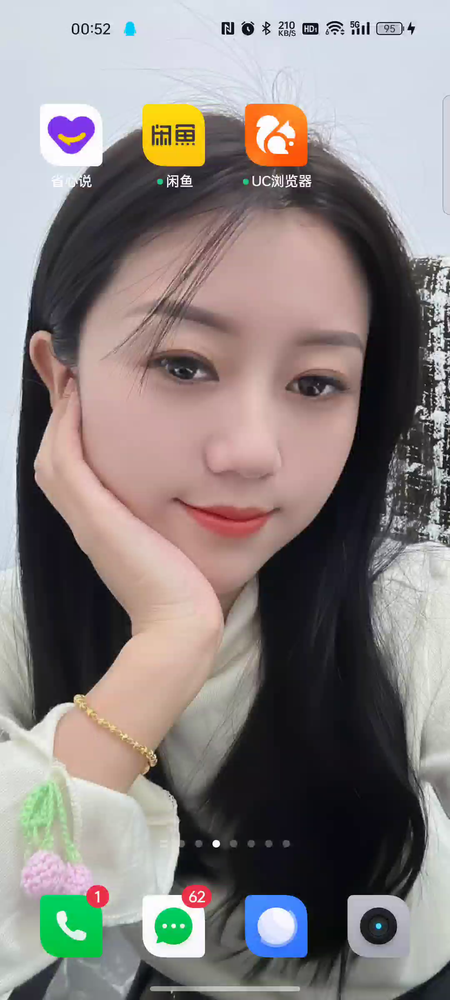
#> input picture 素女篇-准备期素材包/真机录屏-2026-08-22/帧分析/f_000.png, 450 x 1000 px, shrunk from 1080 x 2400 before the run; its folder holds only this picture in this run
$ python analyze.py
#> lines starting #> are read from the running program, lines starting #| are printed output that depends on the picture; after the words box and inside, x2 and y2 are one past the last pixel; in counts of white or black regions, pixels touching at a corner belong together
from PIL import Image
import glob

frames = sorted(glob.glob('/media/pc/机械/nong/制造新星 Game Jam 第3期/素女篇-准备期素材包/真机录屏-2026-08-22/帧分析/f_*.png'))
print('frames:', len(frames))
W,H = Image.open(frames[0]).size
#> W = 450; H = 1000
print('size:', W, 'x', H, '  punch-zone(x<60,y<43)@432尺度')
#| size: 450 x 1000   punch-zone(x<60,y<43)@432尺度
punch = (0,0,60,43)
print(f"{'t(s)':>5} {'mean':>5} {'cdark%':>6} {'panelBB':>16} {'punchDark':>9} {'BLmean':>6} {'BRmean':>6} {'botRow':>6}")
for fp in frames:
    t = int(fp.split('_')[-1].split('.')[0])*2
    im = Image.open(fp).convert('L')
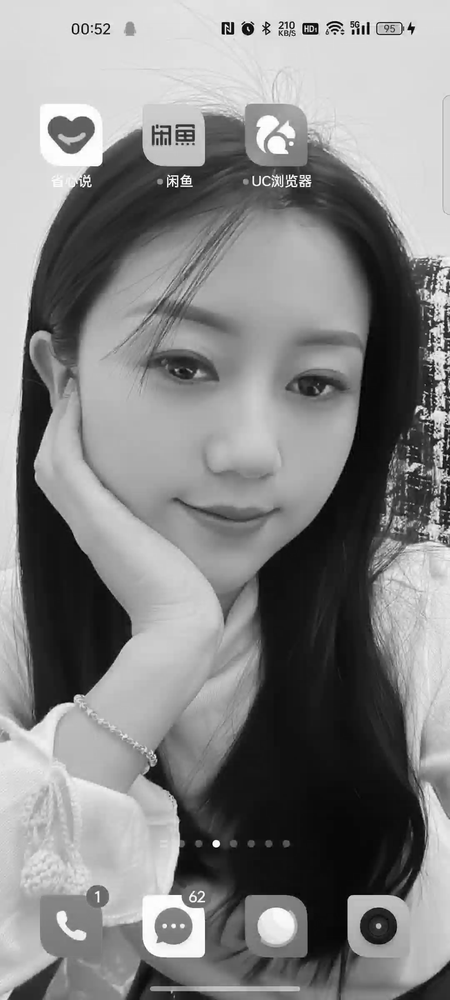
#> im: PIL image 450x1000 L; min 0, max 255, mean 132.8
    w,h = im.size
#> w = 450; h = 1000
    dark = im.point(lambda p: 255 if p<70 else 0)
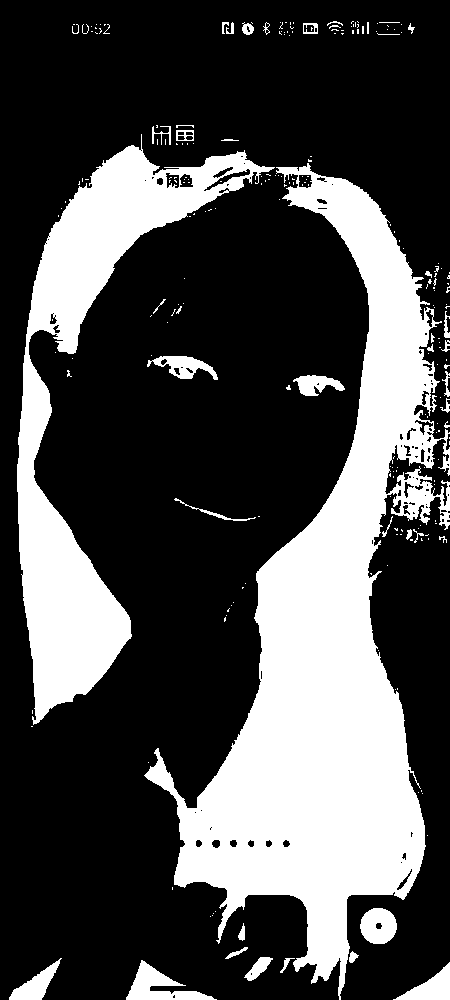
#> dark: PIL image 450x1000 L; 29.3% white; 237 white regions (192 under 20 px), largest, box (x1, y1, x2, y2) and area: (144, 163, 450, 1000) 87884, (17, 134, 275, 725) 35496, (126, 960, 217, 1000) 1460
    cw0,cw1,ch0,ch1 = int(w*0.2), int(w*0.8), int(h*0.25), int(h*0.7)
#> cw0 = 90; cw1 = 360; ch0 = 250; ch1 = 700
    c = dark.crop((cw0,ch0,cw1,ch1))
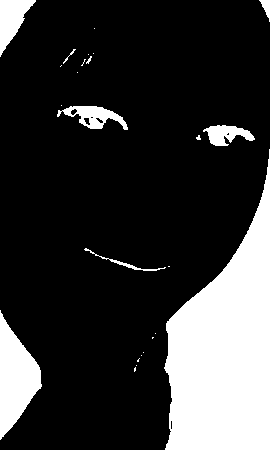
#> c: PIL image 270x450 L; 20.4% white; 25 white regions (16 under 20 px), largest, box (x1, y1, x2, y2) and area: (164, 149, 270, 450) 18917, (0, 310, 42, 440) 3031, (0, 0, 36, 57) 1034
    cd = sum(c.histogram()[128:])
#> cd = 24804
    cratio = cd/(c.size[0]*c.size[1])
#> cratio = 0.204
    bb = dark.getbbox()
#> bb = (9, 21, 450, 1000)
    pd = sum(dark.crop(punch).histogram()[128:])
#> pd = 0
    bl = sum(im.crop((0,int(h*0.82),int(w*0.34),h)).histogram()[0:128])/(int(w*0.34)*(h-int(h*0.82)))
#> bl = 0.208
    br = sum(im.crop((int(w*0.66),int(h*0.82),w,h)).histogram()[0:128])/( (w-int(w*0.66))*(h-int(h*0.82)))
#> br = 0.659
    bot = im.crop((int(w*0.25),h-14,int(w*0.75),h-4))
    botmean = sum(bot.histogram()[0:128])/(bot.size[0]*bot.size[1])
#> botmean = 0.562
    flag = 'D' if cratio>0.08 else '.'
#> flag = 'D'
    print(f"{t:>5} {sum(im.histogram()[0:128])/(w*h):>5.0f} {cratio*100:>5.1f}% {str(bb):>16} {pd:>9} {bl:>6.0f} {br:>6.0f} {botmean:>6.0f} {flag}")
#|     0     0  20.4% (9, 21, 450, 1000)         0      0      1      1 D
